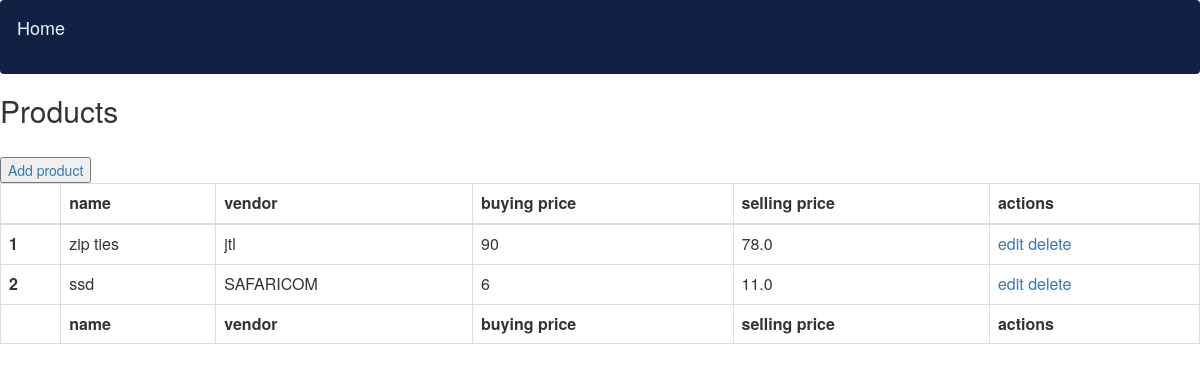
Screenshot of /products/ (signed in) with the database file from the repository.
### inv/models.py (models this page shows, shortened)
class Product(models.Model):
    UNITS=(
        ('METERS','METERS'),('PACKET','PACKET'),('EXACT','EXACT')
        )
    product_number=models.IntegerField(primary_key=True)
    name=models.CharField(max_length=200,null=True)
    vendor=models.ForeignKey(Vendor,null=True,on_delete=models.SET_NULL)
    buying_price= models.IntegerField(default=0,blank=True,validators=[MinValueValidator(0)])
    selling_price=models.FloatField(default=0,blank=True,validators=[MinValueValidator(0)])
    units=models.CharField(max_length=200,null=True,choices=UNITS)
    product_description=models.CharField(max_length=200,null=True)
    date_created=models.DateTimeField(auto_now_add=True)

class Vendor(models.Model):
    name=models.CharField(max_length=200,null=True)
    phone=models.CharField(max_length=15,validators=[MinLengthValidator(9)])
    email=models.EmailField(max_length=200,null=True)
    date_created=models.DateTimeField(auto_now_add=True)
    def __str__(self) :
        return self.name

### inv/views.py (the view)
# urls.py: path('products/',views.products,name='products'),
@login_required(login_url='loginpage')
def products(request):
    products=Product.objects.all()
    return render(request,'inv/products.html',{'products':products})

### inv/templates/inv/products.html (shortened to what this page needs)
<link href="//maxcdn.bootstrapcdn.com/bootstrap/3.3.0/css/bootstrap.min.css" rel="stylesheet" id="bootstrap-css">
{% block content %}
{%include 'inv/navbar.html'%}
	<h2>Products</h2>
    <button><a  href=" {%url 'create_product'%}" >Add product</a></button>
	{% if products %}
	<table id="example" class="table table-bordered display" style="width:100%">
    		<thead class="thead-dark">
            		<tr>
                            <th></th>
                            <th>name</th>
                            <th>vendor</th>
                            <th>buying price</th>
                            <th>selling price</th>
                            <th>actions</th>
                            </tr>
        	</thead>
        	<tbody>
                {% for instance in products %}
                <tr>
                <th scope="row">{{forloop.counter}}</th>
                <td>{{instance.name}}</td>
                <td>{{instance.vendor}}</td>
                <td>{{instance.buying_price}}</td>
                <td>{{instance.selling_price}}</td>
                <td><a href=" ">edit</a>
                    <a href=" ">delete</a>
                </td>
                </tr>
                  {% endfor %}
		</tbody>
		<tfoot>
            <tr>
                <th></th>
                <th>name</th>
                <th>vendor</th>
                <th>buying price</th>
                <th>selling price</th>
                <th>actions</th>
        </tr>
        	</tfoot>
	</table>
	{% else %}
    		<p>No details are available.</p>
	{% endif %}
{% endblock %}

### rows the page displays
Product: name "zip ties", vendor "jtl", buying_price "90", selling_price "78.0"
Product: name "ssd", vendor "SAFARICOM", buying_price "6", selling_price "11.0"
